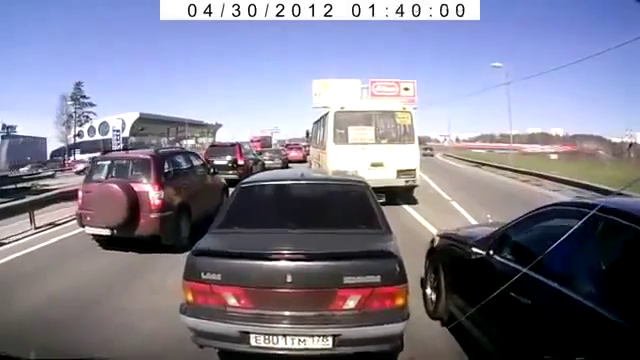
//> input picture frame 203 of Final_Project/plate001.avi, 640 x 360 px
$ ./capture   (built with g++ and OpenCV 4)
//> lines starting //> are read from the running program, lines starting //| are printed output that depends on the picture; after the words box and inside, x2 and y2 are one past the last pixel; in counts of white or black regions, pixels touching at a corner belong together
//> further down, frame is the input picture: 360 rows x 640 cols, CV_8UC3; mean B, G, R 143, 125.2, 126.2
/*
CEC 495A Computer Vision Img Process
Final Project - Blurs License Plates

Authors: Bruce Nelson, Josh, Blake

Input Files:
capture.cpp
Makefile
plate_cascade.xml

Description:
    The purpose of this program is to blur license plates in either a
video file or a live-video feed. The program works currently only for "Russian"
license plates due to the uniqueness of the license plates that consist of the
Russian flag, making it easy to detect the license plate along with it dimensions.
Once a license plate is detected, a bounding box is create around the coordinates
encompassing the license plate inside the rectangle. Then a gaussian blur is
applied to blur the license plate and make it unreadable. This will work for
detecting/blurring one license plate at a time or multiple license plates at a
time.
    The program uses C++ as the core programming language along iwth OpenCV and
incoporates the standard video and image libraries along with object detection.
The detection uses Haar Cascades for object detection. This works by creating a
cascade file that stores the information for the partiular object. In the example
of license plates, the cascade file consist of data identifying positives of a
license plate and negatives of what is not a license plate. The data within these
sets work off of edge-like features that determine which edges closely resembles
the object and which edges don't. The combination of these data are stored in the
casecade.xml file that stores the data set. The next step consist of detecting the
object in frame and identifying any objects that match the positive set. Any that
matcht he set will be stored in a vector and will be identified on screen with a
rectangle around it. The next part consist of a gaussian blur to blur our the
license plate to make it unreadable.
*/

// Inlucde the standard and opencv libraries
#include<opencv2/objdetect/objdetect.hpp> // object-detection
#include<opencv2/highgui/highgui.hpp>     // UI interface
#include<opencv2/imgproc/imgproc.hpp>     // Image processing
#include<iostream>                        // standard library


using namespace cv;

// Creates and store the cascade dataset for the license plates
std::string plate_cascade_file = "plate_cascade.xml";
CascadeClassifier plate_cascade;

// stores current frame
Mat frame;

// Detects and recognizes the object from the cascade file
void detection(Mat frame)
{
    std::vector<Rect> plates; // Creates a vector for license plates
    Mat gray, blurPlate;

    cvtColor(frame, gray, COLOR_BGR2GRAY); // converts current frame to grayscale
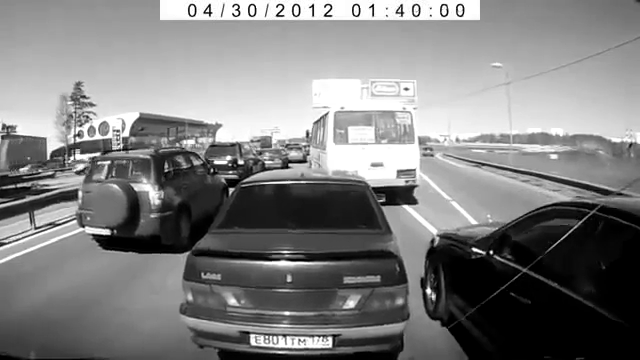
//> gray: 360 rows x 640 cols, CV_8UC1; min 0, max 255, mean 127.5
    equalizeHist(gray, gray); // equalizes the histogram of the grayscale image
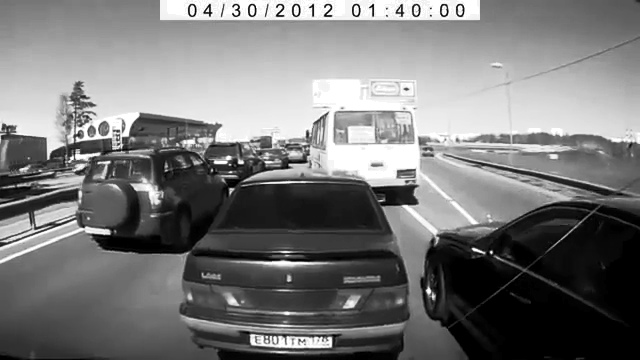
//> gray: 360 rows x 640 cols, CV_8UC1; min 0, max 255, mean 120.4

    // detects object of different sizes and returns as rectangles
    plate_cascade.detectMultiScale(gray, plates, 1.5, 5);
//> plates = empty

    // Iterates through all detected objects
    for( size_t i = 0; i< plates.size(); i++ )
    {
        // creates the rectangle box in the frame
        rectangle(frame, plates[i], Scalar( 0, 255, 0 ), 3, 1 );
        // blurs the rectangle box region in the current frame
        GaussianBlur(frame(plates[i]), frame(plates[i]), Size(0,0), 20);
    }
//> this loop made 0 passes

    imshow("LicensePlateBlur", frame); // Display the current frame
}


// Main - handles the video processing and capturing of frames
int main()
{

    // Loads the cascade file. If not read, then exit program
    if(!plate_cascade.load(plate_cascade_file))
    {
        std::cout << "Error! Could not load cascade file!" << std::endl;
        return -1;
    }

    VideoCapture cap;
    //cap.open(1);     // opens a live video on the selected video device
    cap.open("plate001.avi");
    std::string VideoFileName = ""; // used if reading an a video file
    // cap.open("VideoFileName"); // Uncomment to insert video file

    // Opens the video file or feed. If not opened, then exit program
    if(!cap.isOpened())
    {
        std::cout << "ERROR! No video found!" << std::endl;
        return -1;
    }

    // Creates a window for the video
    namedWindow("LicensePlateBlur", WINDOW_AUTOSIZE);

    double fps = cap.get(CAP_PROP_FPS); // gets frames per second

    Size size( // gets size of video capture device
        cap.get(CAP_PROP_FRAME_WIDTH),
        cap.get(CAP_PROP_FRAME_HEIGHT)
    );

    VideoWriter writer;
    writer.open("plate_detector.avi", CV_FOURCC('M','J','P','G'), fps, size);

    Mat gray;
    char quitProg; // handles user input for exiting the program

    while(1) // loops through the video until it ends or the user exits
    {
        cap >> frame; // stores the frame from the video
        if(frame.empty()) break; // if no frame received, exit program

        detection(frame); // detects objects in the current frame

        writer.write(frame);

        // If user enters a 'q' or ESC key, then exit the video
        quitProg = waitKey(33);
//> the 'q' key is pressed
        if(quitProg == 'q' || quitProg == 27)
            break;
    }

    cap.release();       // closes the video file or capturing device
    destroyAllWindows(); // destroy current windows

    return 0;
}

$ run again, starting later in the video
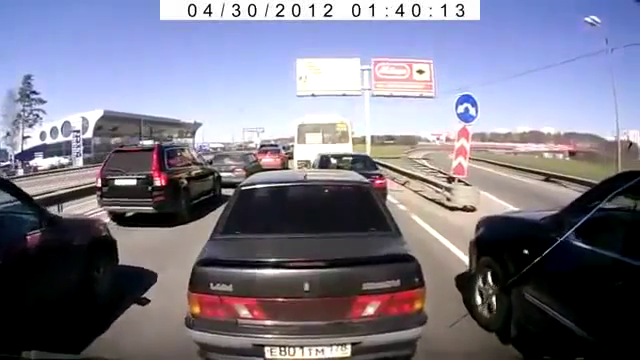
//> input picture frame 916 of Final_Project/plate001.avi, 640 x 360 px
//> frame is the input picture: 360 rows x 640 cols, CV_8UC3; mean B, G, R 134.9, 119.4, 121.2
//> in detection, `cvtColor(frame, gray, COLOR_BGR2GRAY);`:
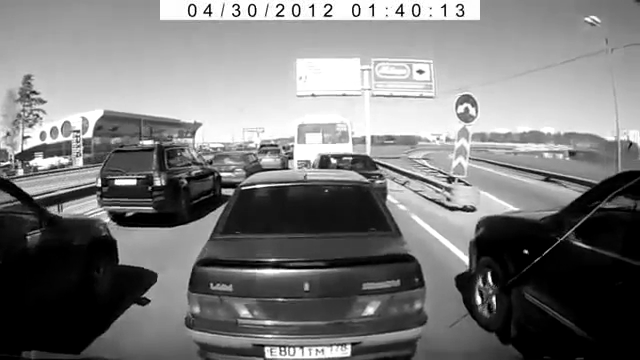
//> gray: 360 rows x 640 cols, CV_8UC1; min 0, max 255, mean 121.6
//> in detection, `equalizeHist(gray, gray);`:
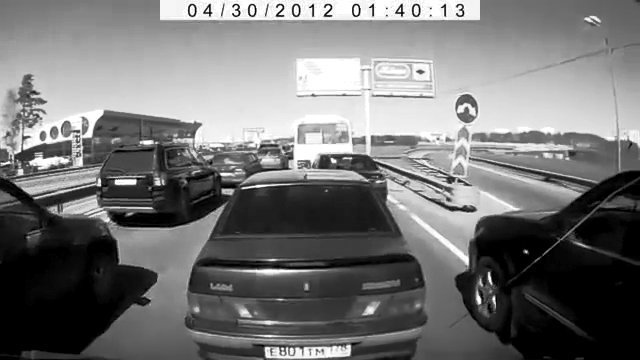
//> gray: 360 rows x 640 cols, CV_8UC1; min 0, max 255, mean 116.8
//> plates = empty

$ run again, starting later in the video
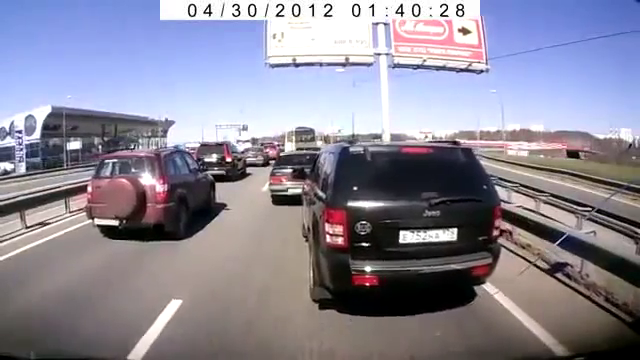
//> input picture frame 1628 of Final_Project/plate001.avi, 640 x 360 px
//> frame is the input picture: 360 rows x 640 cols, CV_8UC3; mean B, G, R 151.2, 136.2, 139
//> in detection, `equalizeHist(gray, gray);`:
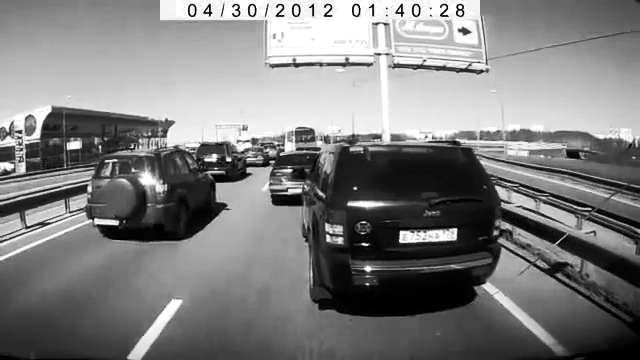
//> gray: 360 rows x 640 cols, CV_8UC1; min 0, max 255, mean 126.8
//> plates = 1 Rect (x, y, width, height): [399, 225, 60, 20]
//> the loop in detection, `for( size_t i = 0; i< plates.size(); i++ )` made 1 pass
//> after the loop in detection, `for( size_t i = 0; i< plates.size(); i++ )`:
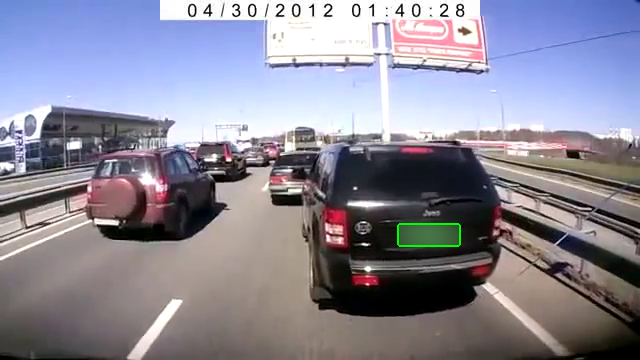
//> frame: 360 rows x 640 cols, CV_8UC3; 0.66% of pixels changed, all inside (x1, y1, x2, y2) = (397, 223, 461, 247)
